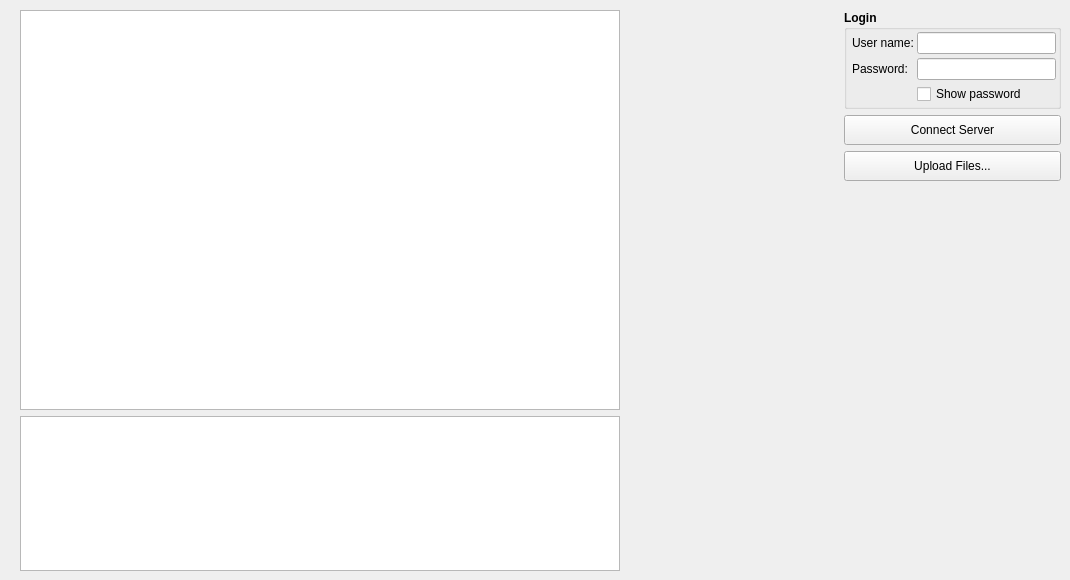
    <widget class="QWidget" name="tab_3">
     <attribute name="title">
      <string>업로드</string>
     </attribute>
     <widget class="QWidget" name="">
      <property name="geometry">
       <rect>
        <x>20</x>
        <y>10</y>
        <width>1041</width>
        <height>561</height>
       </rect>
      </property>
      <layout class="QHBoxLayout" name="horizontalLayout_19">
       <item>
        <layout class="QVBoxLayout" name="verticalLayout_22">
         <item>
          <widget class="QTreeView" name="treeView">
           <property name="sizePolicy">
            <sizepolicy hsizetype="MinimumExpanding" vsizetype="Expanding">
             <horstretch>0</horstretch>
             <verstretch>0</verstretch>
            </sizepolicy>
           </property>
           <property name="minimumSize">
            <size>
             <width>600</width>
             <height>400</height>
            </size>
           </property>
           <property name="maximumSize">
            <size>
             <width>400</width>
             <height>16777215</height>
            </size>
           </property>
          </widget>
         </item>
         <item>
          <widget class="QListView" name="listView2">
           <property name="minimumSize">
            <size>
             <width>600</width>
             <height>0</height>
            </size>
           </property>
           <property name="maximumSize">
            <size>
             <width>710</width>
             <height>16777215</height>
            </size>
           </property>
           <property name="editTriggers">
            <set>QAbstractItemView::NoEditTriggers</set>
           </property>
           <property name="selectionMode">
            <enum>QAbstractItemView::ExtendedSelection</enum>
           </property>
          </widget>
         </item>
        </layout>
       </item>
       <item>
        <spacer name="horizontalSpacer_12">
         <property name="orientation">
          <enum>Qt::Horizontal</enum>
         </property>
         <property name="sizeHint" stdset="0">
          <size>
           <width>208</width>
           <height>77</height>
          </size>
         </property>
        </spacer>
       </item>
       <item>
        <layout class="QVBoxLayout" name="verticalLayout_23">
         <item>
          <widget class="QGroupBox" name="groupBox_2">
           <property name="font">
            <font>
             <weight>75</weight>
             <bold>true</bold>
            </font>
           </property>
           <property name="title">
            <string>Login</string>
           </property>
           <layout class="QFormLayout" name="formLayout">
            <property name="horizontalSpacing">
             <number>3</number>
            </property>
            <property name="verticalSpacing">
             <number>4</number>
            </property>
            <property name="leftMargin">
             <number>5</number>
            </property>
            <property name="topMargin">
             <number>2</number>
            </property>
            <property name="rightMargin">
             <number>2</number>
            </property>
            <property name="bottomMargin">
             <number>2</number>
            </property>
            <item row="0" column="0">
             <widget class="QLabel" name="label_6">
              <property name="font">
               <font>
                <weight>50</weight>
                <bold>false</bold>
               </font>
              </property>
              <property name="text">
               <string>User name:</string>
              </property>
             </widget>
            </item>
            <item row="0" column="1">
             <widget class="QLineEdit" name="leUserName">
              <property name="font">
               <font>
                <weight>50</weight>
                <bold>false</bold>
               </font>
              </property>
             </widget>
            </item>
            <item row="1" column="0">
             <widget class="QLabel" name="label_7">
              <property name="font">
               <font>
                <weight>50</weight>
                <bold>false</bold>
               </font>
              </property>
              <property name="text">
               <string>Password:</string>
              </property>
             </widget>
            </item>
            <item row="1" column="1">
             <widget class="QLineEdit" name="lePassword">
              <property name="font">
               <font>
                <weight>50</weight>
                <bold>false</bold>
               </font>
              </property>
              <property name="echoMode">
               <enum>QLineEdit::Password</enum>
              </property>
             </widget>
            </item>
            <item row="2" column="1">
             <widget class="QCheckBox" name="ckShowPassword">
              <property name="font">
               <font>
                <weight>50</weight>
                <bold>false</bold>
               </font>
              </property>
              <property name="text">
               <string>Show password</string>
              </property>
             </widget>
            </item>
           </layout>
          </widget>
         </item>
         <item>
          <widget class="QPushButton" name="pbConnectServer">
           <property name="minimumSize">
            <size>
             <width>200</width>
             <height>30</height>
            </size>
           </property>
           <property name="text">
            <string>Connect Server</string>
           </property>
          </widget>
         </item>
         <item>
          <widget class="QPushButton" name="pbUploadFiles">
           <property name="minimumSize">
            <size>
             <width>200</width>
             <height>30</height>
            </size>
           </property>
           <property name="text">
            <string>Upload Files...</string>
           </property>
          </widget>
         </item>
         <item>
          <spacer name="verticalSpacer_3">
           <property name="orientation">
            <enum>Qt::Vertical</enum>
           </property>
           <property name="sizeHint" stdset="0">
            <size>
             <width>122</width>
             <height>378</height>
            </size>
           </property>
          </spacer>
         </item>
        </layout>
       </item>
      </layout>
     </widget>
    </widget>
